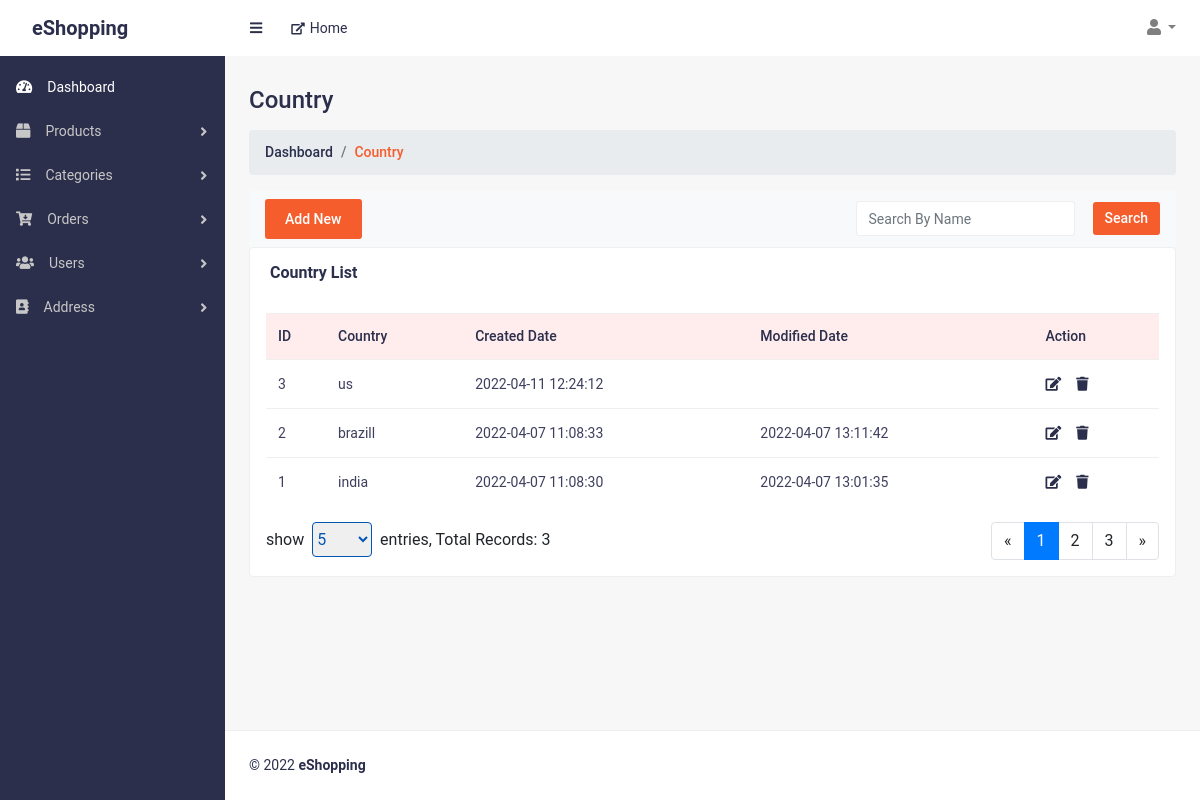
The page /countries.php (signed in) on the database as committed earlier.
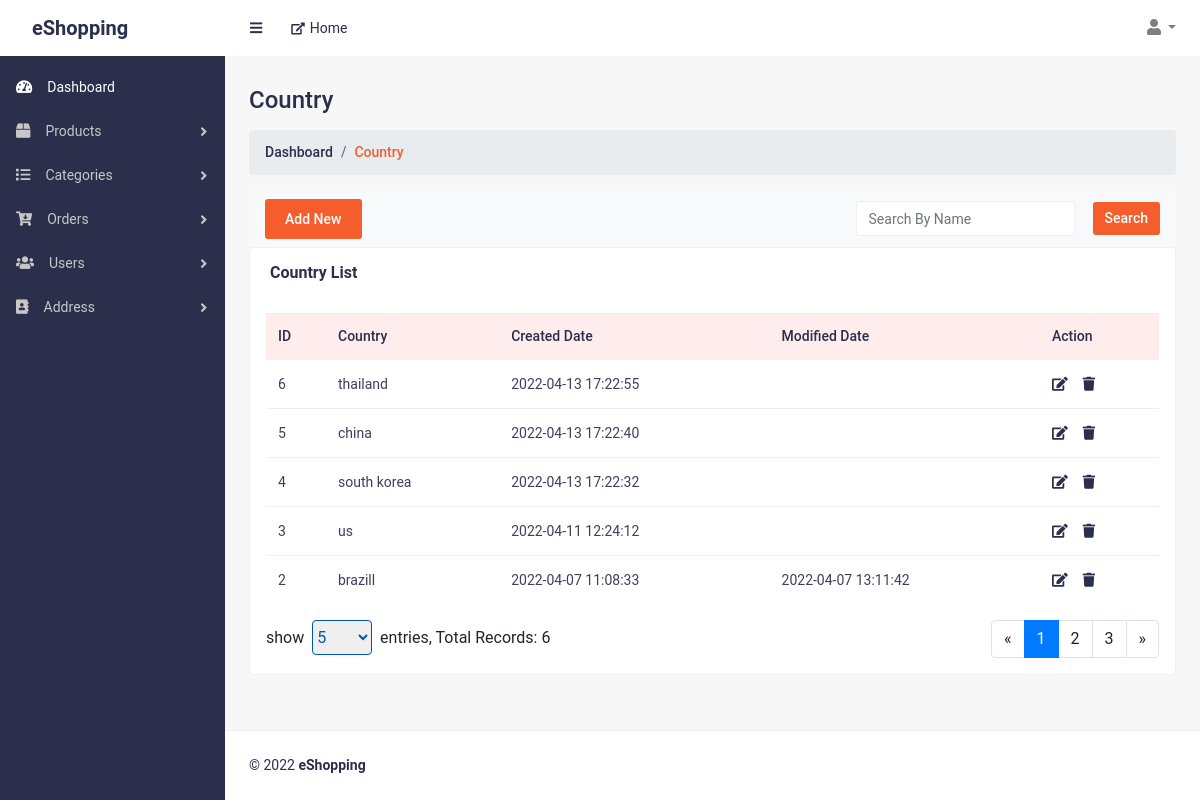
The same page on the database as committed later.
### tables this page shows
CREATE TABLE `countries` (
  `id` int(11) NOT NULL,
  `country` varchar(50) NOT NULL,
  `modifiedDate` datetime DEFAULT NULL,
  `createdDate` datetime DEFAULT NULL,
  `status` tinyint(2) NOT NULL DEFAULT 0
);

### handler/dbHandler.php (called while the page is built, shortened)
<?php
class DBConnection
{
    private $hostname = "localhost";
    private $username = "root";
    private $password = "";
    private $database = "eshopping";
    private $conn;
    function __construct()
    {
        $this->conn = new mysqli($this->hostname, $this->username, $this->password, $this->database);
    }
    function getConnection()
    {
        return $this->conn;
    }
}

### handler/addressHandler.php (called while the page is built, shortened)
<?php
require_once("dbHandler.php");
class AddressHandler extends DBConnection
{
    function TotalCountries($search = '')
    {
        $search_ = ($search == '') ? 1 : "country LIKE '%" . $search . "%'";
        $sql = "SELECT COUNT(*) AS total FROM countries WHERE $search_ AND countries.status = 0";
        $result = $this->getConnection()->query($sql);
        if ($result && $result->num_rows > 0) {
            return $result->fetch_assoc()["total"];
        }
        return 0;
    }
    function getCountries($search, $page, $show)
    {
        $search_ = ($search == '') ? 1 : "countries.country LIKE '%" . $search . "%'";
        $sql = "SELECT * FROM countries WHERE $search_ AND countries.status = 0 ORDER BY countries.id DESC LIMIT $page, $show";
        $result = $this->getConnection()->query($sql);
        $records = [];
        if ($result->num_rows > 0) {
            while ($row = $result->fetch_assoc()) {
                array_push($records, $row);
            }
        } else {
            $records = [];
        }
        return $records;
    }
}

### countries.php (the view, shortened to what the changed rows need)
<?php
require("./handler/addressHandler.php");
$obj = new AddressHandler();
$currntPage = 1;
$showRecords = 5;
$search = '';
$totalRecords = $obj->TotalCountries($search);
$countries = $obj->getCountries($search, (($currntPage - 1) * $showRecords), $showRecords);
?>
<!DOCTYPE html>
<html lang="en">
<head>
	<link href="css/styles.css" rel="stylesheet">
	<link href="css/admin-style.css" rel="stylesheet">
	<link href="vendor/bootstrap/css/bootstrap.min.css" rel="stylesheet">
	<link href="vendor/fontawesome-free/css/all.min.css" rel="stylesheet">
</head>
<body class="sb-nav-fixed">
	<div id="layoutSidenav">
		<div id="layoutSidenav_content">
			<main>
				<div class="container-fluid">
					<h2 class="mt-30 page-title">Country</h2>
					<div class="row">
						<div class="col-lg-12 col-md-12">
							<div class="card card-static-2 mb-30">
								<div class="card-body-table px-3">
									<div class="table-responsive">
										<table class="table ucp-table table-hover">
											<thead>
												<tr>
													<th style="width:60px">ID</th>
													<th>Country</th>
													<th>Created Date</th>
													<th>Modified Date</th>
													<th>Action</th>
												</tr>
											</thead>
											<tbody>
												<?php
												if (count($countries) > 0) {
													foreach ($countries as $country) {
												?>
														<tr>
															<td><?= $country["id"] ?></td>
															<td><?= $country["country"] ?></td>
															<td><?= $country["createdDate"] ?></td>
															<td><?= $country["modifiedDate"] ?></td>
															<td class="action-btns">
																<a href="add_country.php?edit=<?= $country["id"] ?>" class=" edit-btn"><i class="fas fa-edit"></i></a>
																<a href="./handler/requestHandler.php?dCountry=<?= $country["id"] ?>" class="edit-btn deleteRow"><i class="fas fa-trash"></i></a>
															</td>
														</tr>
												<?php
													}
												} else {
													echo "<tr><td colspan=3>No Record Found!!</td></tr>";
												}
												?>
											</tbody>
										</table>
										<div class="div-pagination mt-3 d-flex justify-content-between">
											<div class="page-select">
												show&nbsp;
												<select style="height: 35px; width:60px; border:1px solid #0056b3; color:#0056b3; border-radius:4px" name="" id="show-record">
													<?php
													foreach ([5, 10, 25, 50] as $rec) {
														$selected = '';
														if ($rec == $showRecords) {
															$selected = "selected";
														}
														echo "<option value='$rec' $selected>$rec</option>";
													}
													?>
												</select>&nbsp;&nbsp;entries, Total Records: <span id="totalrecords"><?= $totalRecords ?></span>
											</div>
											<div>
												<nav aria-label="Page navigation example">
													<ul class="pagination">
														<?php
														for ($i = $currntPage; $i <= $currntPage + 2; $i++) {
															$active = "";
															$disabled = '';
															if ($i == $currntPage) {
																$active = "active";
															}
															if (ceil($totalRecords / $showRecords) < $i) {
																$disabled = "disabled";
															}
															echo '<li class="page-item ' . $active . '"><a class="page-link ' . $disabled . '">' . $i . '</a></li>';
														}
														?>
													</ul>
												</nav>
											</div>
										</div>
									</div>
								</div>
							</div>
						</div>
					</div>
				</div>
			</main>
		</div>
	</div>
</body>
</html>

Rows that differ between the two databases and show on the page:
no longer on this page (row unchanged): countries: id "1", country "india", createdDate "2022-04-07 11:08:30", modifiedDate "2022-04-07 13:01:35"
added countries: id "6", country "thailand", createdDate "2022-04-13 17:22:55"
added countries: id "5", country "china", createdDate "2022-04-13 17:22:40"
added countries: id "4", country "south korea", createdDate "2022-04-13 17:22:32"
Other text that changed with them:
$totalRecords: "3" → "6"
